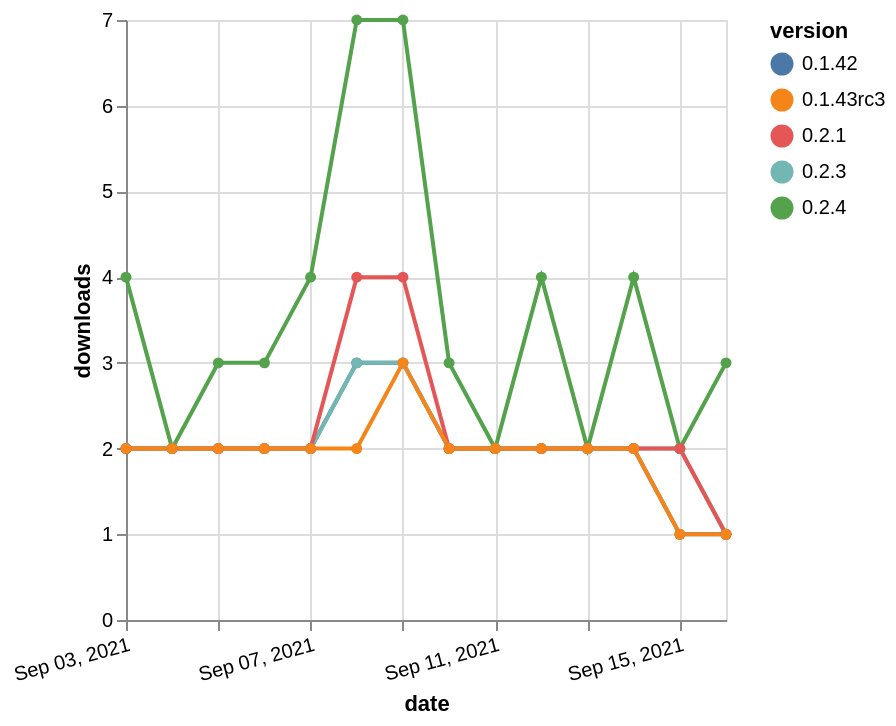

Write the Vega-Lite specification saved for this chart.
### Vega-Lite specification from a JSON file in a GitHub repository (floating-point values rounded to 4 significant figures)
{"$schema": "https://vega.github.io/schema/vega-lite/v5.json", "description": "A simple bar chart with embedded data.", "data": {"values": [{"date": "2021-09-03", "total": 2515, "delta": 2, "version": "0.1.42"}, {"date": "2021-09-04", "total": 2517, "delta": 2, "version": "0.1.42"}, {"date": "2021-09-05", "total": 2519, "delta": 2, "version": "0.1.42"}, {"date": "2021-09-06", "total": 2521, "delta": 2, "version": "0.1.42"}, {"date": "2021-09-07", "total": 2523, "delta": 2, "version": "0.1.42"}, {"date": "2021-09-08", "total": 2526, "delta": 3, "version": "0.1.42"}, {"date": "2021-09-09", "total": 2529, "delta": 3, "version": "0.1.42"}, {"date": "2021-09-10", "total": 2531, "delta": 2, "version": "0.1.42"}, {"date": "2021-09-11", "total": 2533, "delta": 2, "version": "0.1.42"}, {"date": "2021-09-12", "total": 2535, "delta": 2, "version": "0.1.42"}, {"date": "2021-09-13", "total": 2537, "delta": 2, "version": "0.1.42"}, {"date": "2021-09-14", "total": 2539, "delta": 2, "version": "0.1.42"}, {"date": "2021-09-15", "total": 2540, "delta": 1, "version": "0.1.42"}, {"date": "2021-09-16", "total": 2541, "delta": 1, "version": "0.1.42"}, {"date": "2021-09-03", "total": 2264, "delta": 2, "version": "0.2.3"}, {"date": "2021-09-04", "total": 2266, "delta": 2, "version": "0.2.3"}, {"date": "2021-09-05", "total": 2268, "delta": 2, "version": "0.2.3"}, {"date": "2021-09-06", "total": 2270, "delta": 2, "version": "0.2.3"}, {"date": "2021-09-07", "total": 2272, "delta": 2, "version": "0.2.3"}, {"date": "2021-09-08", "total": 2275, "delta": 3, "version": "0.2.3"}, {"date": "2021-09-09", "total": 2278, "delta": 3, "version": "0.2.3"}, {"date": "2021-09-10", "total": 2280, "delta": 2, "version": "0.2.3"}, {"date": "2021-09-11", "total": 2282, "delta": 2, "version": "0.2.3"}, {"date": "2021-09-12", "total": 2284, "delta": 2, "version": "0.2.3"}, {"date": "2021-09-13", "total": 2286, "delta": 2, "version": "0.2.3"}, {"date": "2021-09-14", "total": 2288, "delta": 2, "version": "0.2.3"}, {"date": "2021-09-15", "total": 2290, "delta": 2, "version": "0.2.3"}, {"date": "2021-09-16", "total": 2291, "delta": 1, "version": "0.2.3"}, {"date": "2021-09-03", "total": 1801, "delta": 4, "version": "0.2.4"}, {"date": "2021-09-04", "total": 1803, "delta": 2, "version": "0.2.4"}, {"date": "2021-09-05", "total": 1806, "delta": 3, "version": "0.2.4"}, {"date": "2021-09-06", "total": 1809, "delta": 3, "version": "0.2.4"}, {"date": "2021-09-07", "total": 1813, "delta": 4, "version": "0.2.4"}, {"date": "2021-09-08", "total": 1820, "delta": 7, "version": "0.2.4"}, {"date": "2021-09-09", "total": 1827, "delta": 7, "version": "0.2.4"}, {"date": "2021-09-10", "total": 1830, "delta": 3, "version": "0.2.4"}, {"date": "2021-09-11", "total": 1832, "delta": 2, "version": "0.2.4"}, {"date": "2021-09-12", "total": 1836, "delta": 4, "version": "0.2.4"}, {"date": "2021-09-13", "total": 1838, "delta": 2, "version": "0.2.4"}, {"date": "2021-09-14", "total": 1842, "delta": 4, "version": "0.2.4"}, {"date": "2021-09-15", "total": 1844, "delta": 2, "version": "0.2.4"}, {"date": "2021-09-16", "total": 1847, "delta": 3, "version": "0.2.4"}, {"date": "2021-09-03", "total": 2760, "delta": 2, "version": "0.2.1"}, {"date": "2021-09-04", "total": 2762, "delta": 2, "version": "0.2.1"}, {"date": "2021-09-05", "total": 2764, "delta": 2, "version": "0.2.1"}, {"date": "2021-09-06", "total": 2766, "delta": 2, "version": "0.2.1"}, {"date": "2021-09-07", "total": 2768, "delta": 2, "version": "0.2.1"}, {"date": "2021-09-08", "total": 2772, "delta": 4, "version": "0.2.1"}, {"date": "2021-09-09", "total": 2776, "delta": 4, "version": "0.2.1"}, {"date": "2021-09-10", "total": 2778, "delta": 2, "version": "0.2.1"}, {"date": "2021-09-11", "total": 2780, "delta": 2, "version": "0.2.1"}, {"date": "2021-09-12", "total": 2782, "delta": 2, "version": "0.2.1"}, {"date": "2021-09-13", "total": 2784, "delta": 2, "version": "0.2.1"}, {"date": "2021-09-14", "total": 2786, "delta": 2, "version": "0.2.1"}, {"date": "2021-09-15", "total": 2788, "delta": 2, "version": "0.2.1"}, {"date": "2021-09-16", "total": 2789, "delta": 1, "version": "0.2.1"}, {"date": "2021-09-03", "total": 2524, "delta": 2, "version": "0.1.43rc3"}, {"date": "2021-09-04", "total": 2526, "delta": 2, "version": "0.1.43rc3"}, {"date": "2021-09-05", "total": 2528, "delta": 2, "version": "0.1.43rc3"}, {"date": "2021-09-06", "total": 2530, "delta": 2, "version": "0.1.43rc3"}, {"date": "2021-09-07", "total": 2532, "delta": 2, "version": "0.1.43rc3"}, {"date": "2021-09-08", "total": 2534, "delta": 2, "version": "0.1.43rc3"}, {"date": "2021-09-09", "total": 2537, "delta": 3, "version": "0.1.43rc3"}, {"date": "2021-09-10", "total": 2539, "delta": 2, "version": "0.1.43rc3"}, {"date": "2021-09-11", "total": 2541, "delta": 2, "version": "0.1.43rc3"}, {"date": "2021-09-12", "total": 2543, "delta": 2, "version": "0.1.43rc3"}, {"date": "2021-09-13", "total": 2545, "delta": 2, "version": "0.1.43rc3"}, {"date": "2021-09-14", "total": 2547, "delta": 2, "version": "0.1.43rc3"}, {"date": "2021-09-15", "total": 2548, "delta": 1, "version": "0.1.43rc3"}, {"date": "2021-09-16", "total": 2549, "delta": 1, "version": "0.1.43rc3"}]}, "width": "container", "mark": {"type": "line", "point": {"filled": true}}, "encoding": {"x": {"field": "date", "type": "temporal", "timeUnit": "yearmonthdate", "title": "date", "axis": {"labelAngle": -15}}, "y": {"field": "delta", "type": "quantitative", "title": "downloads"}, "color": {"field": "version", "type": "nominal"}, "tooltip": {"field": "delta"}}}
